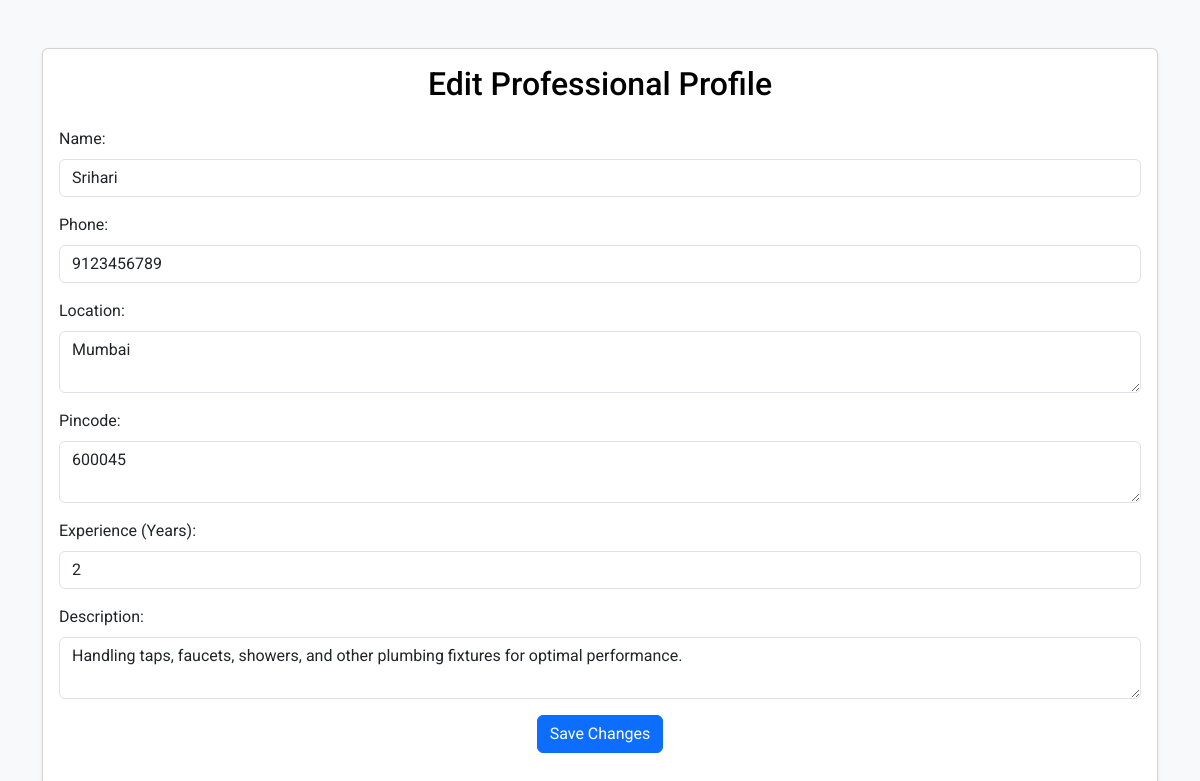
The app's page /edit_professional_profile/1 with its own data.
### application/models.py (models this page shows)
class Professional(db.Model):
    __tablename__ = 'Professionals'
    id = db.Column(db.Integer, primary_key=True, autoincrement=True)
    user_id = db.Column(db.Integer, db.ForeignKey('Users.id', ondelete="CASCADE"), nullable=False)
    service_id = db.Column(db.Integer, db.ForeignKey('Services.id', ondelete="SET NULL"), nullable=False)
    name = db.Column(db.Text, nullable=False)
    phone = db.Column(db.Text, nullable=False)
    experience_years = db.Column(db.Integer, nullable=False)
    description = db.Column(db.Text, nullable=False)
    is_verified = db.Column(db.Text, default=False)
    documents_path = db.Column(db.Text)
    average_rating = db.Column(db.Numeric(3, 2), default=0.0)
    is_blocked = db.Column(db.Boolean, default = False)
    location = db.Column(db.Text, nullable = False)
    pincode = db.Column(db.Integer, nullable = False)
    user = db.relationship('User', back_populates='professional')
    service = db.relationship('Service', back_populates='professionals')
    service_requests = db.relationship(
        'ServiceRequest',
        back_populates='professional',
        cascade="all, delete-orphan"
    )
    reviews = db.relationship(
        'Review',
        back_populates='professional',
        cascade="all, delete-orphan"
    )

### app.py (the view, shortened to what this page needs)
@app.route('/edit_professional_profile/<int:professional_id>', methods=['GET', 'POST'])
def edit_professional_profile(professional_id):
    professional = Professional.query.get_or_404(professional_id)
    return render_template('edit_professional_profile.html', professional=professional)

### templates/edit_professional_profile.html (shortened to what this page needs)
<html lang="en">
<head>
    <link href="https://cdn.jsdelivr.net/npm/bootstrap@5.3.3/dist/css/bootstrap.min.css" rel="stylesheet">
</head>
<body>
    <div class="container mt-5">
        <div class="card shadow-sm">
            <div class="card-body">
                <h2 class="card-title text-center text-black font-bold mb-4">Edit Professional Profile</h2>
                <form method="POST">
                    <div class="mb-3">
                        <label for="name" class="form-label">Name:</label>
                        <input type="text" class="form-control" id="name" name="name" value="{{ professional.name }}" required>
                    </div>
                    <div class="mb-3">
                        <label for="phone" class="form-label">Phone:</label>
                        <input type="text" class="form-control" id="phone" name="phone" value="{{ professional.phone }}" required>
                    </div>
                    <div class="mb-3">
                        <label for="location" class="form-label">Location:</label>
                        <textarea class="form-control" id="location" name="location" required>{{ professional.location }}</textarea>
                    </div>
                    <div class="mb-3">
                        <label for="pincode" class="form-label">Pincode:</label>
                        <textarea class="form-control" id="pincode" name="pincode" required>{{ professional.pincode }}</textarea>
                    </div>
                    <div class="mb-3">
                        <label for="experience_years" class="form-label">Experience (Years):</label>
                        <input type="number" class="form-control" id="experience_years" name="experience_years" value="{{ professional.experience_years }}" required>
                    </div>
                    <div class="mb-3">
                        <label for="description" class="form-label">Description:</label>
                        <textarea class="form-control" id="description" name="description" required>{{ professional.description }}</textarea>
                    </div>
                    <div class="text-center">
                        <button type="submit" class="btn btn-primary">Save Changes</button>
                    </div>
                </form>
            </div>
        </div>
    </div>
</html>

### templates/edit_professional_profile.html (style rules this page uses)
body { font-family: 'Roboto', sans-serif; background-color: #f8f9fa; }

### records on screen
Professional: name "Srihari", phone "9123456789", location "Mumbai", pincode "600045", experience_years "2", description "Handling taps, faucets, showers, and other plumbing fixtures for optimal performance."
